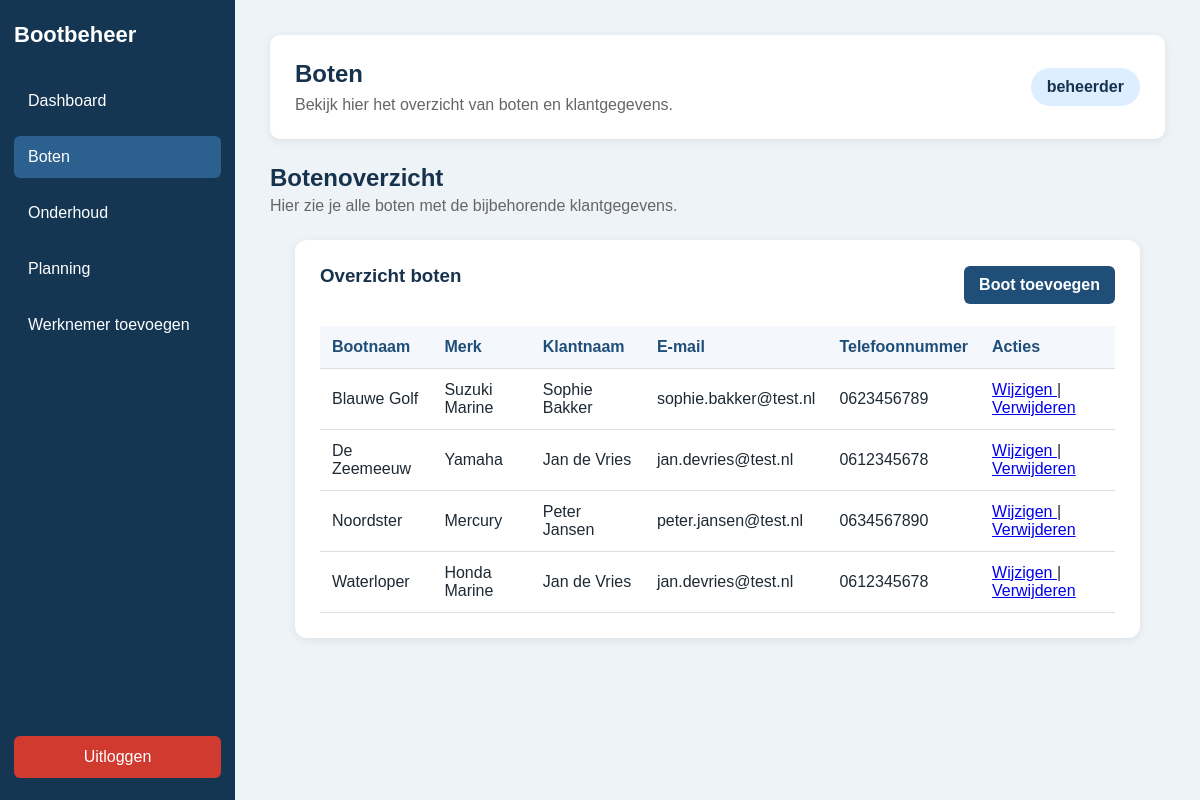
Screenshot of /boten.php (signed in) with the database file from the repository.
### tables this page shows
CREATE TABLE boot (
    boot_id INT AUTO_INCREMENT PRIMARY KEY,
    klant_id INT NOT NULL,
    naam VARCHAR(100) NOT NULL,
    merk VARCHAR(100) NOT NULL,

    CONSTRAINT fk_boot_klant
    FOREIGN KEY (klant_id)
    REFERENCES klant(klant_id)
    ON DELETE RESTRICT
    ON UPDATE CASCADE
);

CREATE TABLE klant (
    klant_id INT AUTO_INCREMENT PRIMARY KEY,
    naam VARCHAR(100) NOT NULL,
    email VARCHAR(150) NOT NULL,
    telefoonnummer VARCHAR(20) NOT NULL
);

### app/Models/Boot.php (called while the page is built, shortened)
<?php
class Boot
{
    private $pdo;
    public function __construct($pdo)
    {
        $this->pdo = $pdo;
    }
    public function getAllWithKlant()
    {
        $stmt = $this->pdo->prepare("
            SELECT
                b.boot_id,
                b.naam AS bootnaam,
                b.merk,
                k.naam AS klantnaam,
                k.email,
                k.telefoonnummer
            FROM boot b
            INNER JOIN klant k ON b.klant_id = k.klant_id
            ORDER BY b.naam ASC
        ");
        $stmt->execute();
        return $stmt->fetchAll(PDO::FETCH_ASSOC);
    }
}

### public/boten.php (the view, shortened to what this page needs)
<?php
require_once '../config/database.php';
require_once '../app/Models/Boot.php';
$database = new Database();
$pdo = $database->connect();
$bootModel = new Boot($pdo);
$boten = $bootModel->getAllWithKlant();
?>
<!DOCTYPE html>
<html lang="nl">
<head>
    <link rel="stylesheet" href="assets/css/style.css">
</head>
<body>
<div class="app-layout">
    <?php require_once '../app/Views/layouts/sidebar.php'; ?>
    <main class="main-content">
        <section class="topbar">
            <div>
                <h1>Boten</h1>
                <p>Bekijk hier het overzicht van boten en klantgegevens.</p>
            </div>
            <span class="role-badge">
                <?= htmlspecialchars($rol); ?>
            </span>
        </section>
        <section class="dashboard-intro">
            <h2>Botenoverzicht</h2>
            <p>Hier zie je alle boten met de bijbehorende klantgegevens.</p>
        </section>
        <section class="content-card">
            <div class="card-header">
                <h3>Overzicht boten</h3>
                <?php if ($rol === 'beheerder'): ?>
                    <a href="boot_toevoegen.php" class="button">
                        Boot toevoegen
                    </a>
                <?php endif; ?>
            </div>
            <table class="data-table">
                <thead>
                    <tr>
                        <th>Bootnaam</th>
                        <th>Merk</th>
                        <th>Klantnaam</th>
                        <th>E-mail</th>
                        <th>Telefoonnummer</th>
                        <?php if ($rol === 'beheerder'): ?>
                            <th>Acties</th>
                        <?php endif; ?>
                    </tr>
                </thead>
                <tbody>
                    <?php if (empty($boten)): ?>
                        <tr>
                            <td colspan="<?= $rol === 'beheerder' ? '6' : '5'; ?>">
                                Er zijn nog geen boten gevonden.
                            </td>
                        </tr>
                    <?php else: ?>
                        <?php foreach ($boten as $boot): ?>
                            <tr>
                                <td><?= htmlspecialchars($boot['bootnaam']); ?></td>
                                <td><?= htmlspecialchars($boot['merk']); ?></td>
                                <td><?= htmlspecialchars($boot['klantnaam']); ?></td>
                                <td><?= htmlspecialchars($boot['email']); ?></td>
                                <td><?= htmlspecialchars($boot['telefoonnummer']); ?></td>
                                <?php if ($rol === 'beheerder'): ?>
                                    <td>
                                        <a href="boot_wijzigen.php?id=<?= $boot['boot_id']; ?>">
                                            Wijzigen
                                        </a>
                                        |
                                        <a href="boot_verwijderen.php?id=<?= $boot['boot_id']; ?>"
                                           onclick="return confirm('Weet je zeker dat je deze boot wilt verwijderen?');">
                                            Verwijderen
                                        </a>
                                    </td>
                                <?php endif; ?>
                            </tr>
                        <?php endforeach; ?>
                    <?php endif; ?>
                </tbody>
            </table>
        </section>
    </main>
</div>
</body>
</html>

### public/assets/css/style.css (style rules this page uses)
* { box-sizing: border-box; }
body { margin: 0; font-family: Arial, sans-serif; background-color: #eef3f8; color: #1f2933; }
.app-layout { display: flex; min-height: 100vh; }
.main-content { flex: 1; padding: 35px; }
.topbar { background-color: white; padding: 25px; border-radius: 10px; display: flex; justify-content: space-between; align-items: center; margin-bottom: 25px; box-shadow: 0 2px 8px rgba(0, 0, 0, 0.08); }
.topbar h1 { margin: 0 0 8px 0; color: #17324d; }
.topbar p { margin: 0; color: #666; }
.role-badge { background-color: #dceeff; color: #17324d; padding: 10px 16px; border-radius: 20px; font-weight: bold; }
.dashboard-intro { margin-bottom: 20px; }
.dashboard-intro h2 { margin-bottom: 5px; color: #17324d; }
.dashboard-intro p { margin-top: 0; color: #666; }
.content-card { background-color: white; padding: 25px; border-radius: 10px; box-shadow: 0 2px 8px rgba(0, 0, 0, 0.08); }
.content-card h3 { margin-top: 0; color: #17324d; }
.card-header { display: flex; justify-content: space-between; align-items: center; margin-bottom: 20px; }
.button { display: inline-block; background-color: #1f4e79; color: white; padding: 10px 15px; border-radius: 6px; text-decoration: none; font-weight: bold; }
.data-table { width: 100%; border-collapse: collapse; margin-top: 10px; }
.data-table th, .data-table td { padding: 12px; border-bottom: 1px solid #ddd; text-align: left; }
.data-table th { background-color: #f4f7fb; color: #1f4e79; }
.content-card { background-color: #ffffff; padding: 25px; border-radius: 12px; box-shadow: 0 2px 8px rgba(0, 0, 0, 0.08); margin: 25px; }

### rows the page displays
boot: naam "Blauwe Golf", merk "Suzuki Marine", klant.naam "Sophie Bakker", klant.email "sophie.bakker@test.nl", klant.telefoonnummer "0623456789"
boot: naam "De Zeemeeuw", merk "Yamaha", klant.naam "Jan de Vries", klant.email "jan.devries@test.nl", klant.telefoonnummer "0612345678"
boot: naam "Noordster", merk "Mercury", klant.naam "Peter Jansen", klant.email "peter.jansen@test.nl", klant.telefoonnummer "0634567890"
boot: naam "Waterloper", merk "Honda Marine", klant.naam "Jan de Vries", klant.email "jan.devries@test.nl", klant.telefoonnummer "0612345678"

### other values shown
$rol "beheerder"
